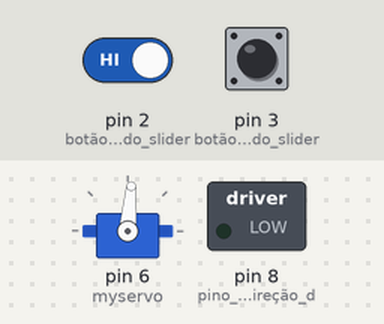
Recording of a sketch running on a simulated Arduino Uno, built with avr-gcc and run on an emulated ATmega328P. Parts: servo, switched loads named in the sketch (green lamp = pin HIGH). The inputs (shaded band) are chosen by the test bench; at power-on: pin 2 (botão_1_do_slider) HIGH, pin 3 (botão_2_do_slider) HIGH. Pins used as bus, display or sensor lines are not drawn.

Above: at 1.2 s.
1.3 s: pin 2 (botão_1_do_slider) driven LOW
At 5.25 s:
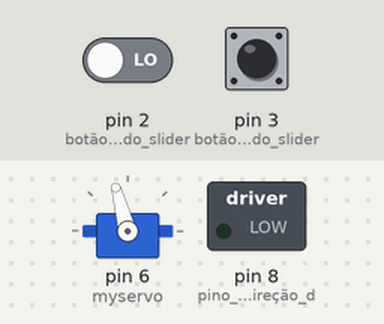
At 15.76 s:
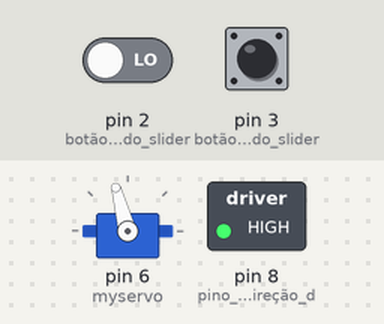
Timing chart, 0 to 23.0 s (numbered marks = the images above; inputs shaded):
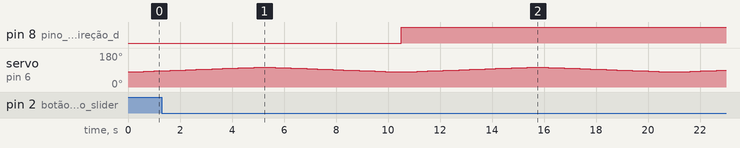

Measured:
- after the input at 1.3 s, pin 8 (pino_que_muda_a_direção_d): LOW → HIGH after 9.2 s

The sketch:

Slider_com_servo_v3.ino
```cpp
#include <Servo.h>
Servo myservo; // criar o objeto myservo pra controlar o servo motor.

int pos = 80;

void setup() {
  // put your setup code here, to run once:
  myservo.attach(6); // saída pro servo motor
  pinMode(2,INPUT_PULLUP); //botão 1 do slider
  pinMode(3,INPUT_PULLUP); // botão 2 do slider
  pinMode(8, OUTPUT); // pino que muda a direção do movimento
  pinMode(9, OUTPUT); // pino que faz movimentar
}

void loop() {

/*digitalWrite(9, HIGH);
delay(1);
digitalWrite(9,LOW);
delay(1);*/

for (pos = 80; pos <= 105; pos +=1){
  myservo.write(pos);
  delay(200);
  digitalWrite(9, HIGH);
  delay(1);
  digitalWrite(9,LOW);
  delay(1);
}

for (pos = 105; pos >= 80; pos -=1){
 myservo.write(pos);
 delay(200);
 digitalWrite(9, HIGH);
 delay(1);
 digitalWrite(9,LOW);
 delay(1);
}

if (digitalRead(2) == LOW)
{
pos = 80;
digitalWrite(8,HIGH);
}

if (digitalRead(3) == LOW)
{
pos = 105;
digitalWrite(8,LOW);
}
}
```
